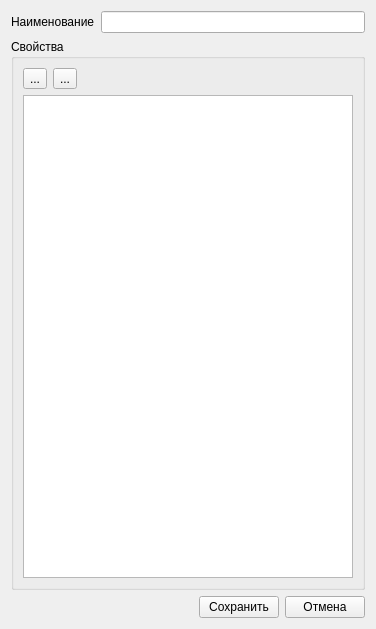
<?xml version="1.0" encoding="UTF-8"?>
<ui version="4.0">
 <class>CreateUnitForm</class>
 <widget class="QWidget" name="CreateUnitForm">
  <property name="windowModality">
   <enum>Qt::WindowModal</enum>
  </property>
  <property name="geometry">
   <rect>
    <x>0</x>
    <y>0</y>
    <width>376</width>
    <height>629</height>
   </rect>
  </property>
  <property name="windowTitle">
   <string>Новое устройство</string>
  </property>
  <layout class="QVBoxLayout" name="verticalLayout_2">
   <item>
    <layout class="QHBoxLayout" name="horizontalLayout_3">
     <item>
      <widget class="QLabel" name="label">
       <property name="text">
        <string>Наименование</string>
       </property>
      </widget>
     </item>
     <item>
      <widget class="QLineEdit" name="lineEdit"/>
     </item>
    </layout>
   </item>
   <item>
    <widget class="QGroupBox" name="groupBox">
     <property name="title">
      <string>Свойства</string>
     </property>
     <layout class="QVBoxLayout" name="verticalLayout">
      <item>
       <layout class="QHBoxLayout" name="horizontalLayout">
        <item>
         <widget class="QToolButton" name="btnCreateProperty">
          <property name="text">
           <string>...</string>
          </property>
          <property name="icon">
           <iconset resource="energo.qrc">
            <normaloff>:/icons/ed519dacc89b2bead3f453b0b05a4a8b.png</normaloff>:/icons/ed519dacc89b2bead3f453b0b05a4a8b.png</iconset>
          </property>
         </widget>
        </item>
        <item>
         <widget class="QToolButton" name="btnDeleteProperty">
          <property name="text">
           <string>...</string>
          </property>
          <property name="icon">
           <iconset resource="energo.qrc">
            <normaloff>:/icons/51efe0e04f50db6a32d32eb749ebb30e.png</normaloff>:/icons/51efe0e04f50db6a32d32eb749ebb30e.png</iconset>
          </property>
         </widget>
        </item>
        <item>
         <spacer name="horizontalSpacer_2">
          <property name="orientation">
           <enum>Qt::Horizontal</enum>
          </property>
          <property name="sizeHint" stdset="0">
           <size>
            <width>40</width>
            <height>20</height>
           </size>
          </property>
         </spacer>
        </item>
       </layout>
      </item>
      <item>
       <widget class="QTableWidget" name="tableWidget"/>
      </item>
     </layout>
    </widget>
   </item>
   <item>
    <layout class="QHBoxLayout" name="horizontalLayout_2">
     <item>
      <spacer name="horizontalSpacer">
       <property name="orientation">
        <enum>Qt::Horizontal</enum>
       </property>
       <property name="sizeHint" stdset="0">
        <size>
         <width>40</width>
         <height>20</height>
        </size>
       </property>
      </spacer>
     </item>
     <item>
      <widget class="QPushButton" name="btnSaveUnit">
       <property name="text">
        <string>Сохранить</string>
       </property>
      </widget>
     </item>
     <item>
      <widget class="QPushButton" name="btnCloseForm">
       <property name="text">
        <string>Отмена</string>
       </property>
      </widget>
     </item>
    </layout>
   </item>
  </layout>
 </widget>
 <resources>
  <include location="energo.qrc"/>
 </resources>
 <connections/>
</ui>
